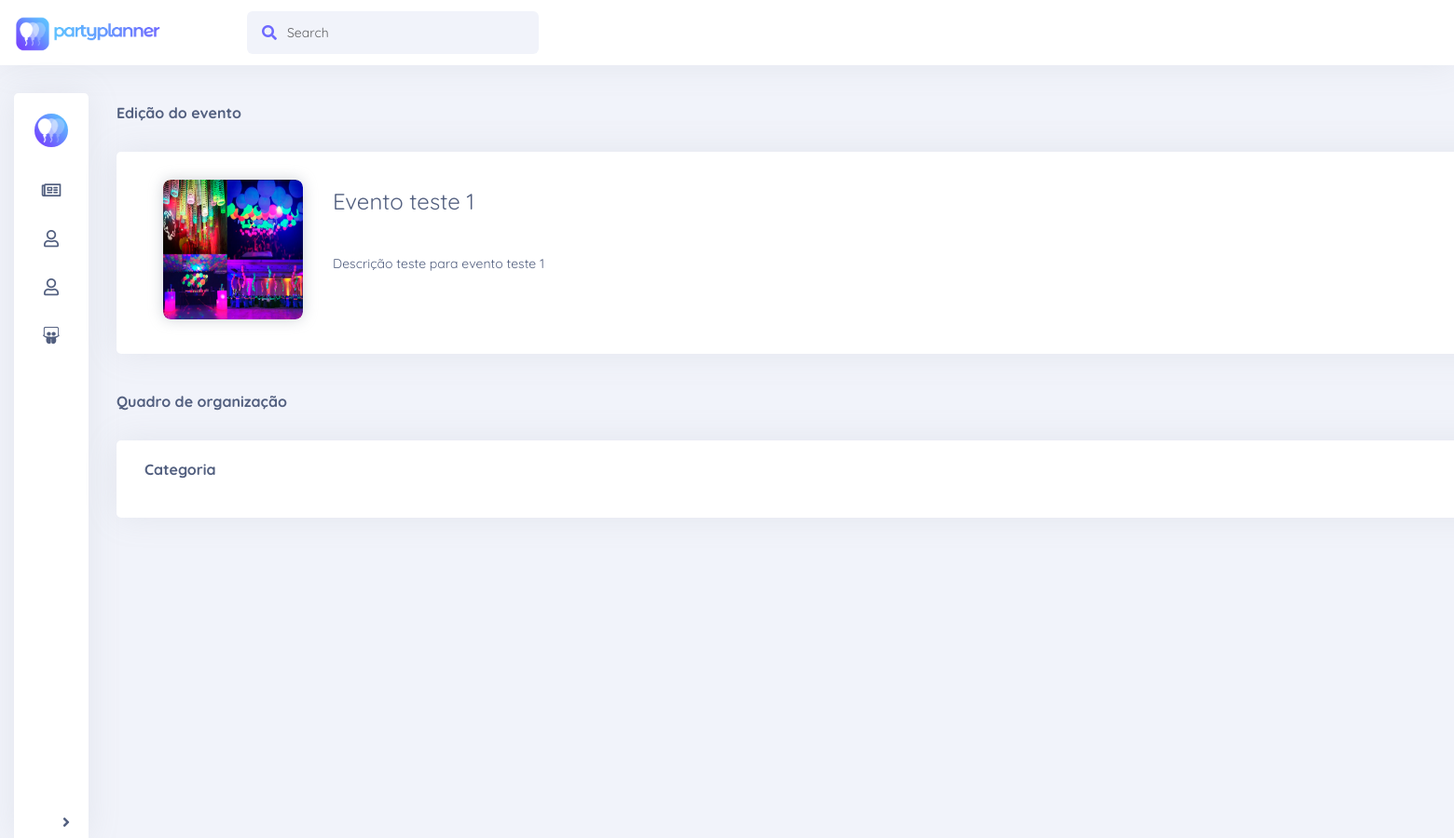
/view/form_evento.php?evento=41, run on an earlier commit of the app's database.
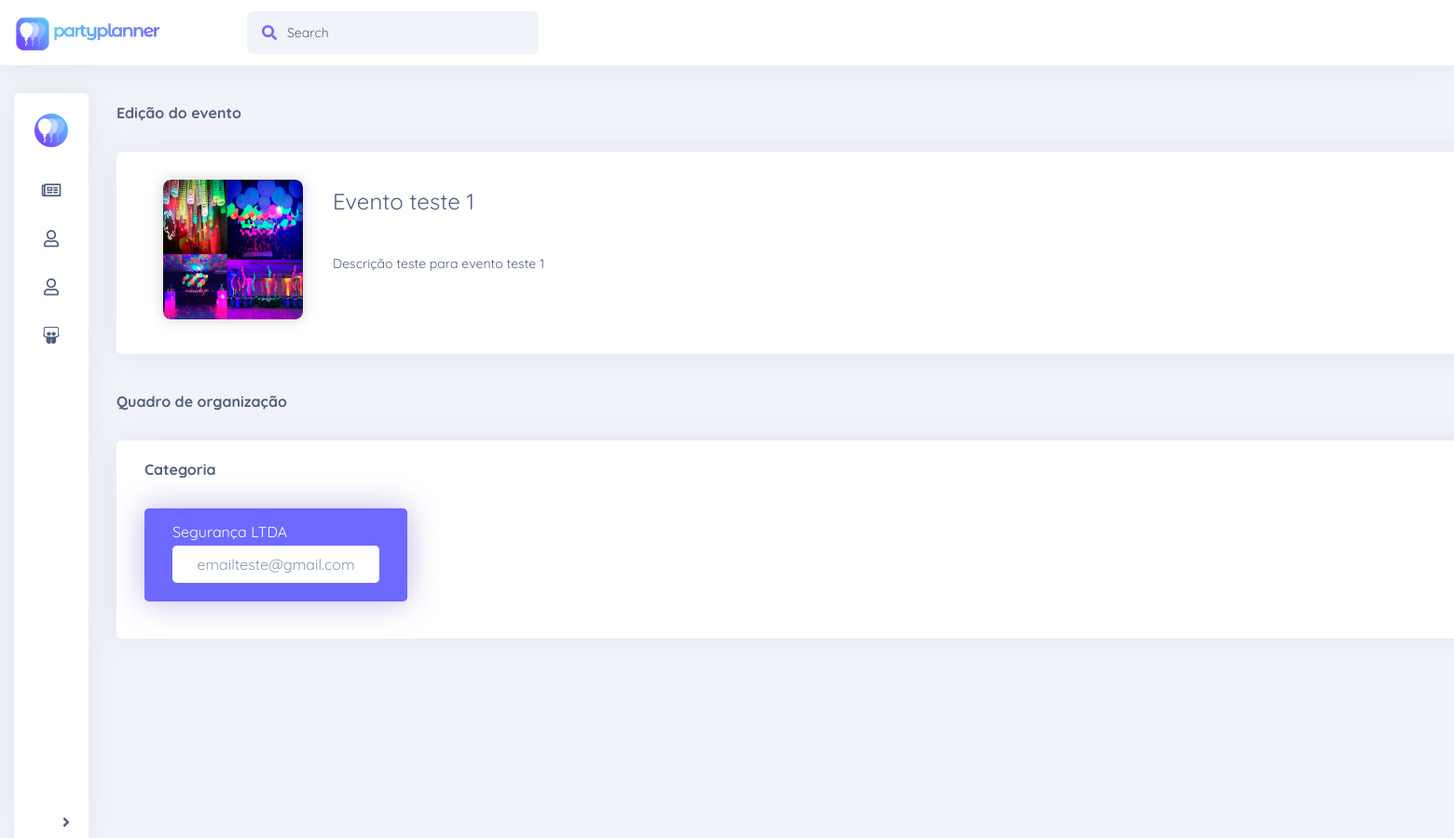
And on a later commit of the database.
### tables this page shows
CREATE TABLE `evento_servico` (
  `id` bigint(20) UNSIGNED NOT NULL,
  `idEvento` bigint(20) UNSIGNED NOT NULL,
  `idServico` bigint(20) UNSIGNED NOT NULL
);

CREATE TABLE `usuario` (
  `id` bigint(20) NOT NULL,
  `nome` varchar(100) NOT NULL,
  `email` varchar(200) NOT NULL,
  `senha` varchar(20) NOT NULL,
  `tipo` char(1) NOT NULL,
  `cnpj` int(14) DEFAULT NULL
);

### modelo/database.class.php (called while the page is built, shortened)
<?php
class Database{
    protected static $conn;
    private function __construct()
    {
        try
        {
            self::$conn = new PDO("mysql:host=". Config::HOST_NAME."; dbname=".Config::DATABASE_NAME, Config::DATABASE_USER_NAME, Config::DATABASE_PASSWORD);
            self::$conn->setAttribute(PDO::ATTR_ERRMODE, PDO::ERRMODE_EXCEPTION);
            self::$conn->exec('SET NAMES utf8');
        }
        catch (PDOException $e)
        {
            $email = new Email();
            die("Connection Error: " . $e->getMessage());
        }
    }
    public static function conectar()
    {
        return self::$conn;
    }
}

### controle/controleEventoServico.class.php (called while the page is built, shortened)
<?php
class ControleEventoServico extends ControleBase {
    private $evento;
    public function __construct() {
        $this->evento = new EventoServico();
    }
    public function controleAcao($acao,$param=null,$param2=null){
        switch ($acao) {
            default:
                return parent::controleAcao($acao,$param,$param2);
                break;
        }
    }
    protected function listarTodos($param=null, $param2){
        return $this->evento->listarTodos($param, $param2);
    }
}

### modelo/eventoservico.class.php (called while the page is built, shortened)
<?php
class EventoServico implements IBaseModelo{
    private $idServico;
    private $conn;
    public function getIdServico() {
        return $this->idServico;
    }
    public function __construct() {
        $this->conn = Database::conectar();
    }
    public function listarTodos($evento, $idUsuario){
        try{
            if(!is_null($evento)){
                $query="SELECT id,idEvento,idServico FROM evento_servico WHERE idEvento = :evento";
            }else{
                $query="SELECT id,idEvento,idServico FROM evento_servico";
            }
            $this->stmt= $this->conn->prepare($query);
            if(!is_null($evento))$this->stmt->bindValue(':evento', $evento, PDO::PARAM_INT);
            if($this->stmt->execute()){
                $eventos = $this->stmt->fetchAll(PDO::FETCH_CLASS,"EventoServico");
            }
            return $eventos;
        } catch(PDOException $e) {
            echo "<div class='alert alert-danger'>".$e->getMessage()."</div>";
            return null;
        }
    }
}

### controle/controleBase.class.php (called while the page is built, shortened)
<?php
abstract class ControleBase {
    public function controleAcao($acao,$param=null, $param2=null) {
        switch ($acao) {
             case "listarTodos":
                return $this->listarTodos($param, $param2);
                break;
            case "listarUnico":
                return $this->listarUnico($param);
                break;
        }
    }
}
?>

### controle/controleServico.class.php (called while the page is built, shortened)
<?php
class ControleServico extends ControleBase {
    private $servico;
    public function __construct() {
        $this->servico = new Servico();
    }
    public function controleAcao($acao,$param=null,$param2=null){
        switch ($acao) {
            default:
                return parent::controleAcao($acao,$param,$param2);
                break;
        }
    }
    protected function listarUnico($param){
        return $this->servico->listarUnico($param);
    }
}

### modelo/servico.class.php (called while the page is built, shortened)
<?php
class Servico implements IBaseModelo{
    private $nome;
    private $email;
    private $conn;
    public function getNome() {
        return $this->nome;
    }
    public function getEmail() {
        return $this->email;
    }
    public function __construct() {
        $this->conn = Database::conectar();
    }
    public function listarUnico($id){
        try{
            $query="SELECT id, nome, email, senha, cnpj FROM usuario WHERE id=:id AND tipo='S'";
            $this->stmt= $this->conn->prepare($query);
            $this->stmt->bindValue(':id', $id, PDO::PARAM_INT);
            if($this->stmt->execute()){
                $servico = $this->stmt->fetchAll(PDO::FETCH_CLASS,"Servico");
            }
            return $servico[0];
        } catch(PDOException $e) {
            echo "<div class='alert alert-danger'>".$e->getMessage()."</div>";
            return null;
        }
    }
}

### view/form_evento.php (the view, shortened to what the changed rows need)
<?php
	if($_GET['evento']){
        $eventoServicoControle = new ControleEventoServico();
        $eventosServicos = [];
        $eventosServicos = $eventoServicoControle->controleAcao("listarTodos", $_GET["evento"]);
    }
?>
<!DOCTYPE html>
<html>
<?php include_once('include/head.php'); ?>
<body>
    <div class="wrapper">
    	<div id="page">
                        <div class="content co-10 co-ult normal-shadow">
                            <div class="filtros">Categoria</div>
                            <?php
                                if(!empty($eventosServicos)){
                                    foreach ($eventosServicos as $es) {
                                        $servicoControle = new ControleServico();
                                        $servicoUnico = $servicoControle->controleAcao("listarUnico", $es->getIdServico());
                                        echo "<div class='content co-2 coh-1' style='background-color: #6e69ff; box-shadow: 0 0 35px 0 rgba(92, 79, 196, 0.4); color: #fff;'>".$servicoUnico->getNome()."<br/><div style='    background: white; text-align: center; border-radius: 0.3rem; padding: 5px 10px; color: #8898aa;'>".$servicoUnico->getEmail()."</div></div>";
                                    }
                                }
                            ?>
                        </div>
		</div>
    </div>
</body>
</html>

What changed in the data, as far as the page shows it:
added evento_servico: usuario.nome "Segurança LTDA", usuario.email "emailteste@gmail.com"
